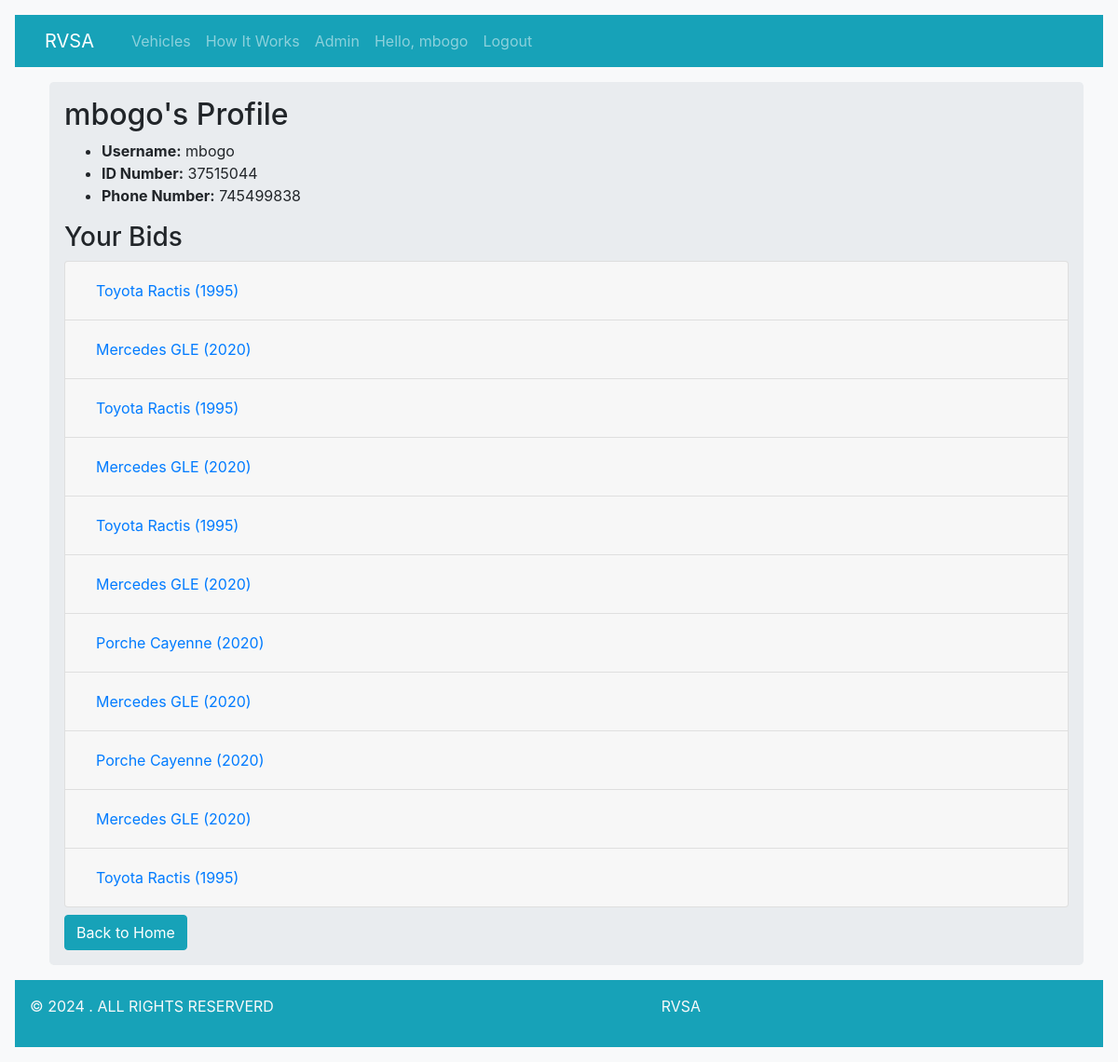
The app's page /profile/ (signed in), older data.
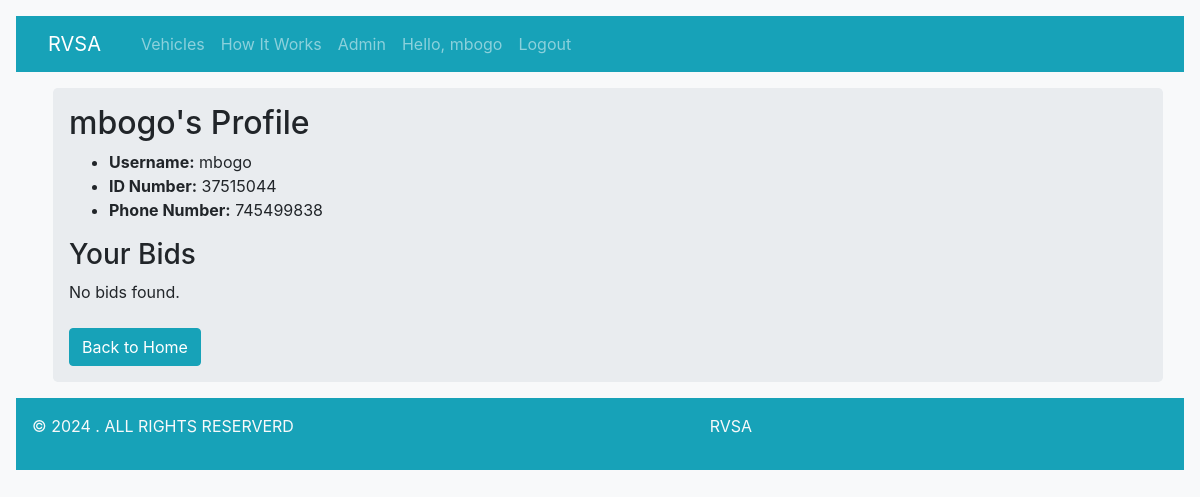
The same page, newer data.
### vehicles/models.py (models this page shows, shortened)
class Vehicle(models.Model):
    BID_STATUS_CHOICES = [
        ('open', 'Open'),
        ('closed', 'Closed'),
        ('pending', 'Pending'),
    ]
    v_id = models.UUIDField(default=uuid.uuid4, editable=False, unique=True)
    registration_no = models.CharField(max_length=255)
    make = models.ForeignKey(VehicleMake, on_delete=models.CASCADE)
    model = models.ForeignKey(VehicleModel, on_delete=models.CASCADE)
    YOM = models.ForeignKey(ManufactureYear, on_delete=models.CASCADE)
    mileage = models.IntegerField(null=True, blank=True)
    created_at = models.DateTimeField(auto_now_add=True)
    updated_at = models.DateTimeField(auto_now=True)
    engine_cc = models.IntegerField()
    body_type = models.ForeignKey(VehicleBody, on_delete=models.CASCADE)
    fuel_type = models.ForeignKey(FuelType, on_delete=models.CASCADE)
    bid_status = models.CharField(max_length=10, choices=BID_STATUS_CHOICES, default='open')
    reserve_price = models.IntegerField()
    file = models.FileField(upload_to='images/',default='images/default-vehicle.png',blank=True)
    views = models.IntegerField(default=0)

class VehicleMake(models.Model):
    name = models.CharField(max_length=255)
    class Meta:
        verbose_name_plural = "Makes"
    def __str__(self):
            return self.name

class VehicleModel(models.Model):
    name = models.CharField(max_length=255)
    class Meta:
        verbose_name_plural = "Models"
    def __str__(self):
            return self.name

class ManufactureYear(models.Model):
    year = models.IntegerField()
    class Meta:
        verbose_name_plural = "Years of Manufacture"
    def __str__(self):
            return str(self.year)

### users/views.py (the view)
# urls.py: path('profile/', user_views.profile_page, name='profile'),
@login_required
def profile_page(request):
    profile = Profile.objects.get(user=request.user)
    user_bids = Bidding.objects.filter(user=request.user).select_related('vehicle')
    context = {
        'user_bids':user_bids,
        'profile': profile
    }
    return render(request, 'users/profile.html', context)

### users/templates/users/profile.html (shortened to what this page needs)
{% extends 'vehicles/base.html' %}
{% block content %}
<div class="container jumbotron p-3 m-2">
    <h2>{{ profile.user.username }}'s Profile</h2>
    <ul>
        <li><strong>Username:</strong> {{ profile.user.username }}</li>
        <li><strong>ID Number:</strong> {{ profile.id_number }}</li>
        <li><strong>Phone Number:</strong> {{ profile.phone_number }}</li>
    </ul>
    <h3>Your Bids</h3>
    {% if user_bids %}
        {% regroup user_bids by vehicle as vehicle_bids %}
        <div class="accordion" id="bidsAccordion">
            {% for group in vehicle_bids %}
                <div class="card">
                    <div class="card-header" id="heading{{ forloop.counter }}">
                        <h5 class="mb-0">
                            <button class="btn btn-link" type="button" data-toggle="collapse" data-target="#collapse{{ forloop.counter }}" aria-expanded="true" aria-controls="collapse{{ forloop.counter }}">
                                {{ group.grouper.make }} {{ group.grouper.model }} ({{ group.grouper.YOM }})
                            </button>
                        </h5>
                    </div>
                </div>
            {% endfor %}
        </div>
    {% else %}
        <p>No bids found.</p>
    {% endif %}
    <a href="{% url 'homepage' %}" class="btn btn-info mt-2">Back to Home</a>
</div>
{% endblock %}

Row changes from the older to the newer data that the page shows:
no longer on this page (row edited): Vehicle: grouper.make "Toyota", grouper.model "Ractis", grouper.YOM "1995"
no longer on this page (row edited): Vehicle: grouper.make "Mercedes", grouper.model "GLE", grouper.YOM "2020"
no longer on this page (row edited): Vehicle: grouper.make "Porche", grouper.model "Cayenne", grouper.YOM "2020"
Text that changed along with them:
text now shown: "No bids found."
